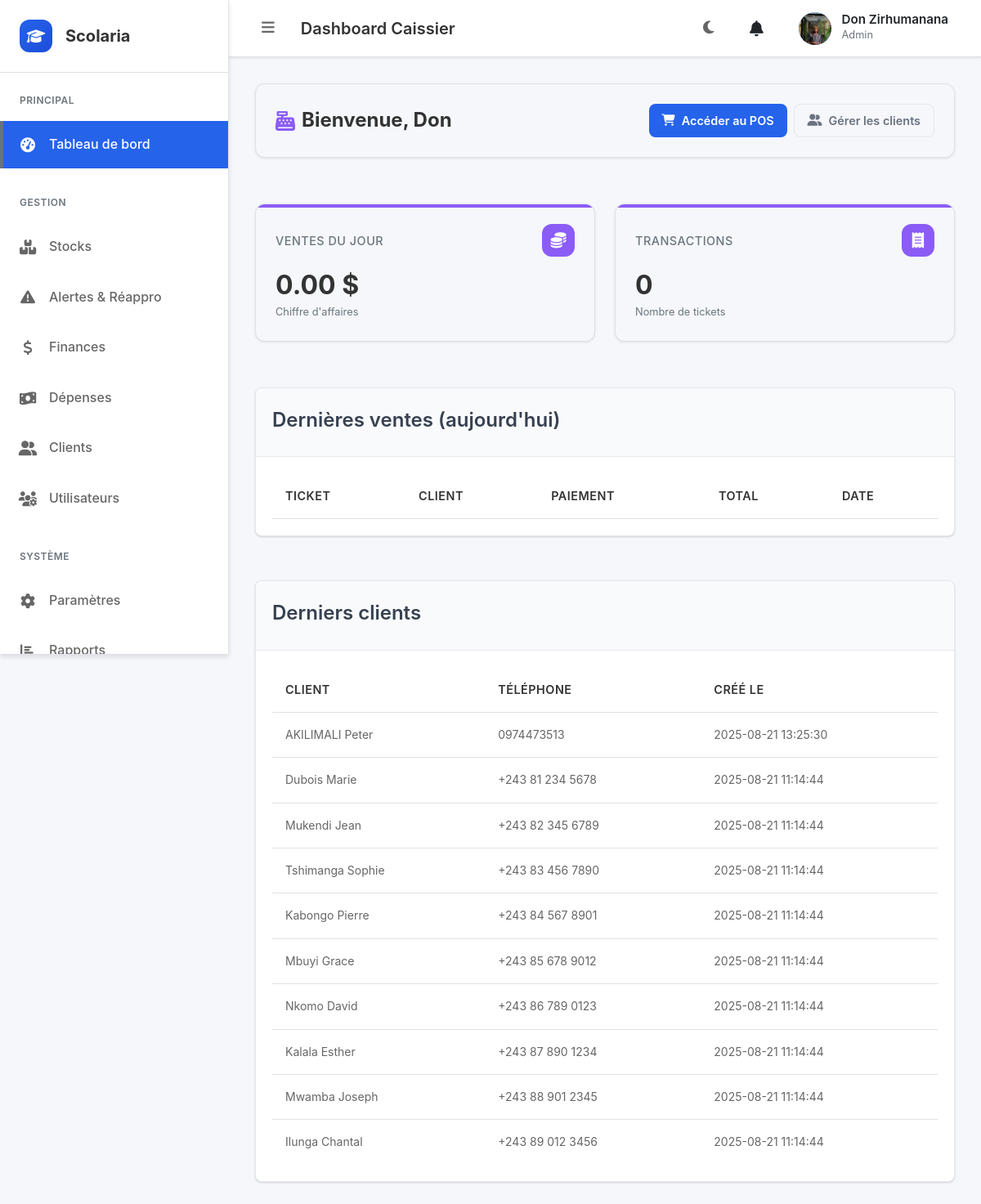
/dashboard_caissier.php (signed in), run on the app's committed database.
### tables this page shows
CREATE TABLE `users` (
  `id` int(11) NOT NULL AUTO_INCREMENT,
  `username` varchar(100) NOT NULL,
  `full_name` varchar(150) DEFAULT NULL,
  `email` varchar(150) NOT NULL,
  `phone` varchar(30) DEFAULT NULL,
  `password` varchar(255) NOT NULL,
  `role` enum('admin','gestionnaire','caissier','directeur','utilisateur') NOT NULL DEFAULT 'utilisateur',
  `status` enum('actif','inactif') NOT NULL DEFAULT 'actif',
  `avatar_path` varchar(255) DEFAULT NULL,
  `created_at` timestamp NOT NULL DEFAULT current_timestamp(),
  PRIMARY KEY (`id`),
  UNIQUE KEY `username` (`username`),
  UNIQUE KEY `email` (`email`)
);

CREATE TABLE `clients` (
  `id` int(11) NOT NULL AUTO_INCREMENT,
  `first_name` varchar(100) NOT NULL,
  `last_name` varchar(100) NOT NULL,
  `phone` varchar(20) DEFAULT NULL,
  `email` varchar(150) DEFAULT NULL,
  `address` text DEFAULT NULL,
  `client_type` enum('parent','eleve','acheteur_regulier','autre') DEFAULT 'autre',
  `notes` text DEFAULT NULL,
  `created_at` timestamp NOT NULL DEFAULT current_timestamp(),
  `updated_at` timestamp NOT NULL DEFAULT current_timestamp() ON UPDATE current_timestamp(),
  PRIMARY KEY (`id`)
);

### dashboard_caissier.php (the view, shortened to what this page needs)
<?php
$pdo = Database::getConnection();
$todayStart = (new DateTime('today'))->format('Y-m-d 00:00:00');
$todayEnd = (new DateTime('today'))->format('Y-m-d 23:59:59');
$kpiStmt = $pdo->prepare('SELECT COALESCE(SUM(total),0) AS total, COUNT(*) AS orders FROM sales WHERE created_at BETWEEN :s AND :e');
$kpiStmt->execute([':s' => $todayStart, ':e' => $todayEnd]);
$kpi = $kpiStmt->fetch() ?: ['total' => 0, 'orders' => 0];
$clientsStmt = $pdo->query('SELECT id, first_name, last_name, phone, created_at FROM clients ORDER BY created_at DESC LIMIT 10');
$latestClients = $clientsStmt->fetchAll() ?: [];
$pageTitle = 'Dashboard Caissier';
$showSidebar = true;
$additionalCSS = ['assets/css/dashboard.css', 'assets/css/clients.css'];
?>
<div class="clients-page">
	<div class="clients-header">
		<h2 class="clients-title"><i class="fas fa-cash-register"></i> Bienvenue, <?php echo htmlspecialchars($_SESSION['username'] ?? ''); ?></h2>
		<div style="display:flex; gap:8px;">
			<a href="pos.php" class="btn btn-primary"><i class="fas fa-shopping-cart"></i> Accéder au POS</a>
			<a href="clients.php" class="btn btn-outline"><i class="fas fa-user-friends"></i> Gérer les clients</a>
		</div>
	</div>
	<div class="clients-stats">
		<div class="client-stat-card">
			<div class="client-stat-header"><h3 class="client-stat-title">Ventes du jour</h3><div class="client-stat-icon"><i class="fas fa-coins"></i></div></div>
			                <div class="client-stat-value"><?php echo number_format((float)$kpi['total'], 2); ?> $</div>
			<div class="client-stat-subtitle">Chiffre d'affaires</div>
		</div>
		<div class="client-stat-card">
			<div class="client-stat-header"><h3 class="client-stat-title">Transactions</h3><div class="client-stat-icon"><i class="fas fa-receipt"></i></div></div>
			<div class="client-stat-value"><?php echo (int)$kpi['orders']; ?></div>
			<div class="client-stat-subtitle">Nombre de tickets</div>
		</div>
	</div>
	<div class="clients-table card">
		<div class="card-header"><h3 class="card-title">Dernières ventes (aujourd'hui)</h3></div>
		<div class="card-body">
			<div class="table-responsive">
				<table class="table"><thead><tr><th>Ticket</th><th>Client</th><th>Paiement</th><th>Total</th><th>Date</th></tr></thead>
				</table>
			</div>
		</div>
	</div>
	<div class="clients-table card">
		<div class="card-header"><h3 class="card-title">Derniers clients</h3></div>
		<div class="card-body">
			<div class="table-responsive">
				<table class="table"><thead><tr><th>Client</th><th>Téléphone</th><th>Créé le</th></tr></thead>
				<tbody>
					<?php foreach ($latestClients as $c): ?>
					<tr>
						<td><?php echo htmlspecialchars(($c['last_name'] ?? '') . ' ' . ($c['first_name'] ?? '')); ?></td>
						<td><?php echo htmlspecialchars($c['phone'] ?? ''); ?></td>
						<td><?php echo htmlspecialchars($c['created_at']); ?></td>
					</tr>
					<?php endforeach; ?>
				</tbody></table>
			</div>
		</div>
	</div>
</div>
<?php
$content = ob_get_clean();
include __DIR__ . '/layout/base.php';
?>

### layout/base.php (shortened to what this page needs)
<?php
$pageTitle = $pageTitle ?? 'Scolaria';
$showSidebar = $showSidebar ?? true;
$bodyClass = $bodyClass ?? '';
$additionalCSS = $additionalCSS ?? [];
?>
<!DOCTYPE html>
<html lang="fr" data-theme="light">
<head>
    <link rel="stylesheet" href="assets/css/style.css">
    <link rel="stylesheet" href="assets/css/notifications.css">
    <link rel="stylesheet" href="assets/css/header-notifications.css">
    <link rel="stylesheet" href="https://cdnjs.cloudflare.com/ajax/libs/font-awesome/6.4.0/css/all.min.css">
    <?php foreach ($additionalCSS as $css): ?>
        <link rel="stylesheet" href="<?php echo htmlspecialchars($css); ?>">
    <?php endforeach; ?>
</head>
<body class="<?php echo htmlspecialchars($bodyClass); ?>">
    <div class="app-layout">
        <?php if ($showSidebar): ?>
            <aside class="sidebar" id="sidebar">
                <div class="sidebar-logo">
                    <div class="logo-icon">
                        <i class="fas fa-graduation-cap"></i>
                    </div>
                    <div class="logo-text">Scolaria</div>
                </div>
                <nav class="sidebar-nav">
                    <?php include __DIR__ . '/../partials/menu.php'; ?>
                </nav>
            </aside>
        <?php endif; ?>
        <main class="main-content">
            <header class="app-header">
                <div class="header-left">
                    <?php if ($showSidebar): ?>
                        <button class="sidebar-toggle" data-tooltip="Toggle Sidebar (Ctrl+B)">
                            <i class="fas fa-bars"></i>
                        </button>
                    <?php endif; ?>
                    <h1 class="page-title"><?php echo htmlspecialchars($pageTitle); ?></h1>
                </div>
                <div class="header-right">
                    <button class="theme-toggle" data-tooltip="Changer de thème (Ctrl+D)">
                        <i class="fas fa-moon"></i>
                    </button>
                    <button class="notifications-btn" data-tooltip="Notifications">
                        <i class="fas fa-bell"></i>
                    </button>
                    <?php include __DIR__ . '/../includes/user_header.php'; ?>
                    <div class="user-menu" data-tooltip="Menu utilisateur">
                        <div class="user-avatar">
                            <?php echo generateAvatar($userProfile); ?>
                        </div>
                        <div class="user-info">
                            <div class="user-name"><?php echo htmlspecialchars($userProfile['full_name']); ?></div>
                            <div class="user-role"><?php echo htmlspecialchars($userProfile['role']); ?></div>
                        </div>
                    </div>
                </div>
            </header>
            <div class="content-area">
                <?php
                if (isset($content)) {
                    echo $content;
                } else {
                    if (isset($contentFile) && file_exists($contentFile)) {
                        include $contentFile;
                    }
                }
                ?>
            </div>
        </main>
    </div>
</body>
</html>

### includes/user_header.php (shortened to what this page needs)
<?php
function getUserProfile($userId) {
    $pdo = Database::getConnection();
    try {
        $stmt = $pdo->prepare("
            SELECT id, username, full_name, email, phone, role, status, avatar_path, created_at
            FROM users
            WHERE id = ?
        ");
        $stmt->execute([$userId]);
        $profile = $stmt->fetch();
        if ($profile) {
            return [
                'avatar' => $profile['avatar_path'],
                'full_name' => $profile['full_name'] ?: $profile['username'],
                'email' => $profile['email'],
                'role' => $profile['role'],
                'username' => $profile['username'],
                'phone' => $profile['phone'],
                'status' => $profile['status']
            ];
        }
        return [
            'avatar' => null,
            'full_name' => $_SESSION['username'] ?? 'Utilisateur',
            'email' => $_SESSION['email'] ?? '',
            'role' => $_SESSION['role'] ?? 'Utilisateur'
        ];
    } catch (Exception $e) {
        error_log('Erreur lors de la récupération du profil: ' . $e->getMessage());
        return [
            'avatar' => null,
            'full_name' => $_SESSION['username'] ?? 'Utilisateur',
            'email' => $_SESSION['email'] ?? '',
            'role' => $_SESSION['role'] ?? 'Utilisateur'
        ];
    }
}
function generateAvatar($profile) {
    if (!empty($profile['avatar']) && file_exists($profile['avatar'])) {
        return '<img src="' . htmlspecialchars($profile['avatar']) . '" alt="Avatar" class="user-avatar-img">';
    }
    $initial = strtoupper(substr($profile['full_name'], 0, 1));
    $colors = ['#3498db', '#e74c3c', '#2ecc71', '#f39c12', '#9b59b6', '#1abc9c'];
    $color = $colors[array_rand($colors)];
    return '<div class="user-avatar-initial" style="background-color: ' . $color . '">' . $initial . '</div>';
}
$userId = $_SESSION['user_id'] ?? 0;
$userProfile = getUserProfile($userId);
?>

### assets/css/header-notifications.css (style rules this page uses)
.notifications-btn { position: relative; background: none; border: none; color: var(--text-color); font-size: 1.2rem; padding: 0.5rem; border-radius: 50%; cursor: pointer; transition: all 0.2s ease; display: flex; align-items: center; justify-content: center; width: 40px; height: 40px; }
.user-menu { display: flex; align-items: center; gap: 0.75rem; padding: 0.5rem; border-radius: 8px; cursor: pointer; transition: all 0.2s ease; position: relative; }
.user-avatar { width: 40px; height: 40px; border-radius: 50%; display: flex; align-items: center; justify-content: center; font-weight: bold; color: white; font-size: 1.1rem; overflow: hidden; position: relative; }
.user-avatar-img { width: 100%; height: 100%; object-fit: cover; border-radius: 50%; }
.user-info { display: flex; flex-direction: column; min-width: 0; }
.user-name { font-weight: 600; color: var(--text-color); font-size: 0.95rem; line-height: 1.2; white-space: nowrap; overflow: hidden; text-overflow: ellipsis; }
.user-role { font-size: 0.8rem; color: var(--text-muted); text-transform: capitalize; }
:root { --bg-color: #ffffff; --card-bg: #f8f9fa; --text-color: #212529; --text-muted: #6c757d; --border-color: #dee2e6; --border-light: #e9ecef; --hover-bg: #f1f3f4; --primary-color: #007bff; --accent-color: #3498db; --unread-bg: rgba(52, 152, 219, 0.05); }

### assets/css/dashboard.css (style rules this page uses)
:root { --primary-color: #2563eb; --primary-hover: #1d4ed8; --success-color: #10b981; --warning-color: #f59e0b; --danger-color: #ef4444; --secondary-color: #6b7280; --light-gray: #f9fafb; --medium-gray: #e5e7eb; --dark-gray: #374151; --white: #ffffff; --shadow: 0 1px 3px 0 rgba(0, 0, 0, 0.1), 0 1px 2px 0 rgba(0, 0, 0, 0.06); --shadow-lg: 0 10px 15px -3px rgba(0, 0, 0, 0.1), 0 4px 6px -2px rgba(0, 0, 0, 0.05); --border-radius: 8px; --transition: all 0.3s ease; }
* { box-sizing: border-box; }
body { font-family: -apple-system, BlinkMacSystemFont, 'Segoe UI', Roboto, sans-serif; background-color: var(--light-gray); margin: 0; padding: 0; color: var(--dark-gray); }
.card { background: var(--white); border-radius: var(--border-radius); box-shadow: var(--shadow); margin-bottom: 30px; overflow: hidden; border: 1px solid var(--medium-gray); }
.card-header { padding: 20px; border-bottom: 1px solid var(--medium-gray); background: var(--light-gray); }
.card-title { margin: 0 0 5px 0; font-size: 1.5rem; font-weight: 600; color: var(--dark-gray); }
.card-body { padding: 20px; }
.btn { padding: 8px 16px; border: none; border-radius: var(--border-radius); cursor: pointer; font-size: 0.9rem; font-weight: 600; text-decoration: none; display: inline-flex; align-items: center; gap: 8px; transition: var(--transition); text-align: center; justify-content: center; }
.btn-primary { background-color: var(--primary-color); color: white; }
.btn-outline { background-color: transparent; color: var(--secondary-color); border: 1px solid var(--medium-gray); }
.table-responsive { overflow-x: auto; }
table { width: 100%; border-collapse: collapse; }
th, td { padding: 12px 15px; text-align: left; border-bottom: 1px solid var(--medium-gray); }
th { background-color: var(--light-gray); font-weight: 600; color: var(--dark-gray); font-size: 0.9rem; text-transform: uppercase; letter-spacing: 0.5px; }

### data on the page
users: avatar_path (picture), full_name "Don Zirhumanana", role "Admin"
clients: last_name+first_name "AKILIMALI Peter", phone "0974473513", created_at "2025-08-21 13:25:30"
clients: last_name+first_name "Dubois Marie", phone "+243 81 234 5678", created_at "2025-08-21 11:14:44"
clients: last_name+first_name "Mukendi Jean", phone "+243 82 345 6789", created_at "2025-08-21 11:14:44"
clients: last_name+first_name "Tshimanga Sophie", phone "+243 83 456 7890", created_at "2025-08-21 11:14:44"
clients: last_name+first_name "Kabongo Pierre", phone "+243 84 567 8901", created_at "2025-08-21 11:14:44"
clients: last_name+first_name "Mbuyi Grace", phone "+243 85 678 9012", created_at "2025-08-21 11:14:44"
clients: last_name+first_name "Nkomo David", phone "+243 86 789 0123", created_at "2025-08-21 11:14:44"
clients: last_name+first_name "Kalala Esther", phone "+243 87 890 1234", created_at "2025-08-21 11:14:44"
clients: last_name+first_name "Mwamba Joseph", phone "+243 88 901 2345", created_at "2025-08-21 11:14:44"
clients: last_name+first_name "Ilunga Chantal", phone "+243 89 012 3456", created_at "2025-08-21 11:14:44"

### other printed values
$pageTitle "Dashboard Caissier"
$_SESSION['username'] "Don"
$kpi['total'] "0.00"
$kpi['orders'] "0"
